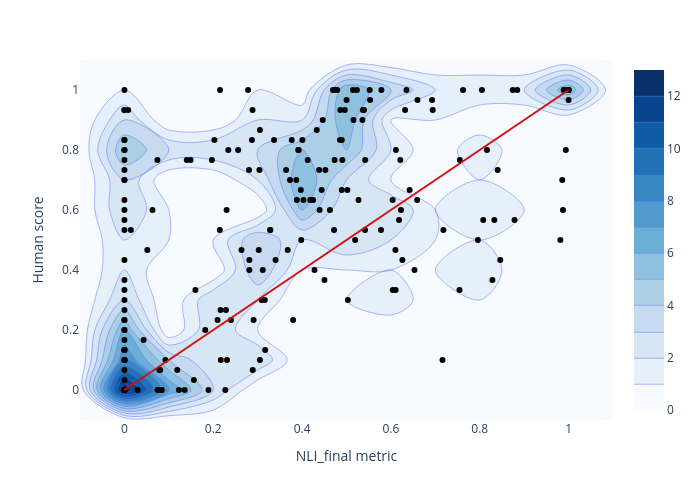

Notebook cell for this chart:
### Markdown cell above
La corrélation de Pearson affiche un score de cohérence entre l'évaluation humaine et la métrique NLI de 0.52 : c'est le score le plus faible obtenu jusqu'à maintenant

### Code cell
fig = px.density_contour(
    df, x="NLI_final", y="score_humain",
    nbinsx=20, nbinsy=20
)
fig.update_traces(contours_coloring="fill", contours_showlabels=False, colorscale="Blues")

# Scatter plot
fig.add_scatter(
    x=df["NLI_final"], y=df["score_humain"],
    mode="markers",
    marker=dict(color="#000000"),
    hovertemplate="Métrique NLI_final = %{x}<br>Score humain = %{y}<extra></extra>"
)

# Ligne de référence (x = y) adaptée aux échelles : x∈[0,1], y∈[0,10]
# => y = 10x
fig.add_shape(
    type="line", x0=0, x1=1, y0=0, y1=1,
    xref="x", yref="y",
    line=dict(color="#d41010")
)

fig.update_layout(
    # title="<b>Score humain vs métrique NLI_final</b>",
    xaxis_title="NLI_final metric", yaxis_title="Human score",
    width=700, height=500,
    coloraxis_showscale=False
)

fig.show()

### Figure 1 — Plotly figure (JSON) as saved in the notebook; plotly's stock layout.template omitted (floating-point values rounded to 4 significant figures; data arrays with more than 128 entries replaced by an {"elided": "..."} marker saying what was removed)
{"data": [{"colorscale": [[0, "rgb(247,251,255)"], [0.125, "rgb(222,235,247)"], [0.25, "rgb(198,219,239)"], [0.375, "rgb(158,202,225)"], [0.5, "rgb(107,174,214)"], [0.625, "rgb(66,146,198)"], [0.75, "rgb(33,113,181)"], [0.875, "rgb(8,81,156)"], [1, "rgb(8,48,107)"]], "contours": {"coloring": "fill", "showlabels": false}, "hovertemplate": "NLI_final=%{x}<br>score_humain=%{y}<br>count=%{z}<extra></extra>", "legendgroup": "", "line": {"color": "#636efa"}, "name": "", "nbinsx": 20, "nbinsy": 20, "showlegend": false, "type": "histogram2dcontour", "x": {"elided": "200 float values"}, "xaxis": "x", "xbingroup": "x", "y": {"elided": "200 float values"}, "yaxis": "y", "ybingroup": "y"}, {"hovertemplate": "Métrique NLI_final = %{x}<br>Score humain = %{y}<extra></extra>", "marker": {"color": "#000000"}, "mode": "markers", "type": "scatter", "x": {"elided": "200 float values"}, "y": {"elided": "200 float values"}}], "layout": {"coloraxis": {"showscale": false}, "height": 500, "legend": {"tracegroupgap": 0}, "margin": {"t": 60}, "shapes": [{"line": {"color": "#d41010"}, "type": "line", "x0": 0, "x1": 1, "xref": "x", "y0": 0, "y1": 1, "yref": "y"}], "width": 700, "xaxis": {"anchor": "y", "domain": [0, 1], "title": {"text": "NLI_final metric"}}, "yaxis": {"anchor": "x", "domain": [0, 1], "title": {"text": "Human score"}}}}
